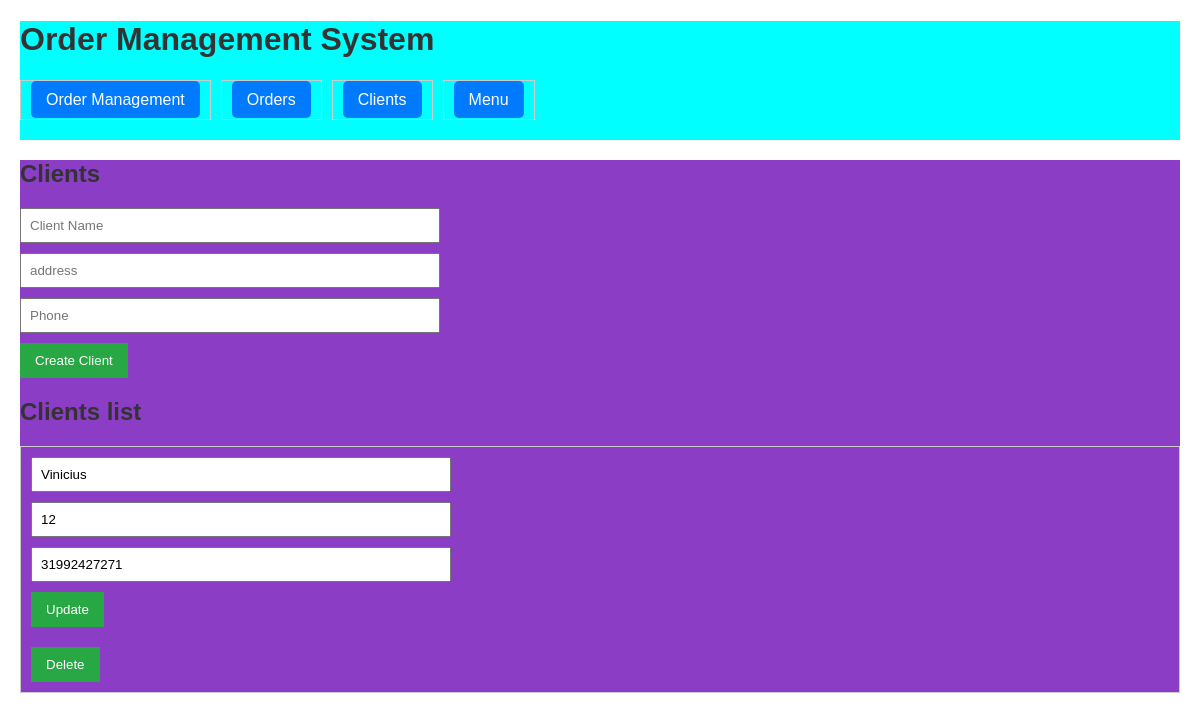
The app's page /clients, older data.
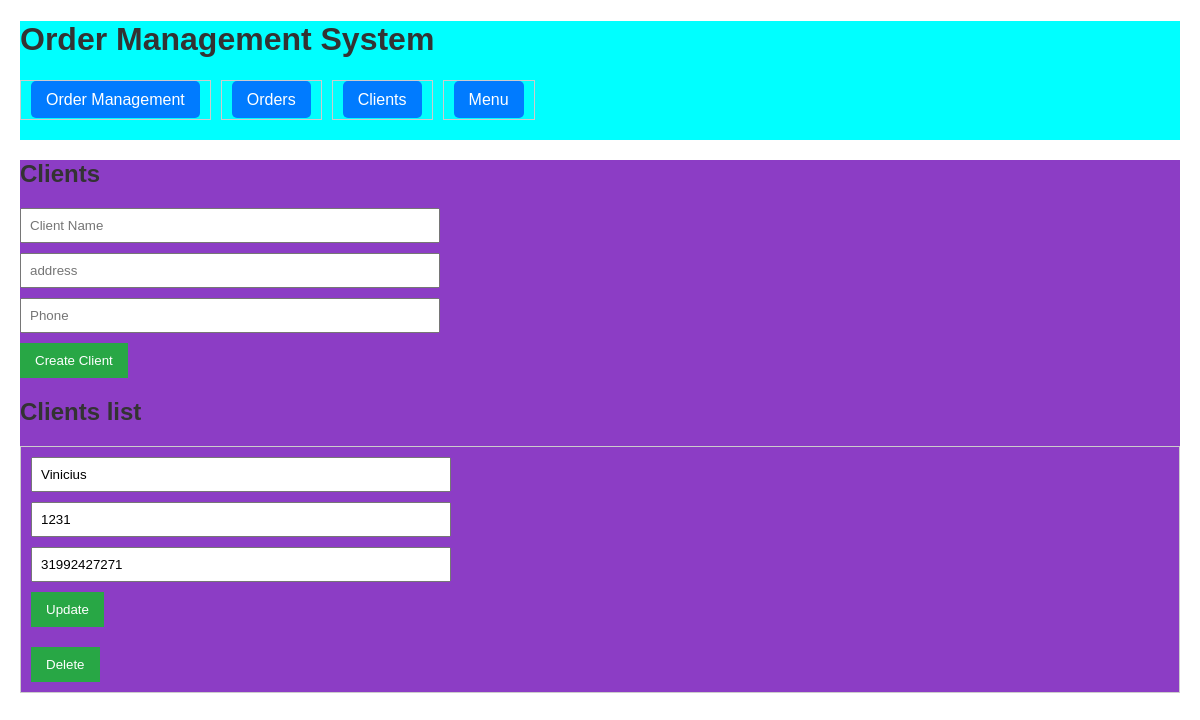
The same page, newer data.
### models.py (models this page shows)
class Client(db.Model):
    id = db.Column(db.Integer, primary_key=True)
    client_name = db.Column(db.String(100), nullable=False)
    address = db.Column(db.String(100), nullable=False)
    phone = db.Column(db.String(100), nullable=False)
    orders = db.relationship('Order', backref='client', lazy=True)

### app.py (the view)
@app.route('/clients')
def clients():
    clients = Client.query.all()
    return render_template('clients.html', clients=clients)

### templates/clients.html (shortened to what this page needs)
{% extends "base.html" %}
{% block content %}
<div id="container">
    <h2>Clients</h2>
    <form action="/clients" method="POST">
        <input type="text" name="client_name" placeholder="Client Name" required>
        <input type="text" name="address" placeholder="address" required>
        <input type="tel" name="phone" placeholder="Phone" required>
        <button type="submit">Create Client</button>
    </form>
    <h2>Clients list</h2>
    <ul>
        {% for client in clients %}
        <li>
            <form action="/clients/{{ client.id }}/update" method="POST">
                <input type="text" name="client_name" value="{{ client.client_name }}" required>
                <input type="text" name="address" value="{{ client.address }}" required>
                <input type="text" name="phone" value="{{ client.phone }}" required>
                <button type="submit">Update</button>
            </form>
            <form action="/clients/{{ client.id }}/delete" method="POST" style="display:inline;">
                <button type="submit">Delete</button>
            </form>
        </li>
        {% endfor %}
    </ul>
</div>
{% endblock %}

Row changes from the older to the newer data that the page shows:
changed Client "Vinicius": address "12" → "1231"
